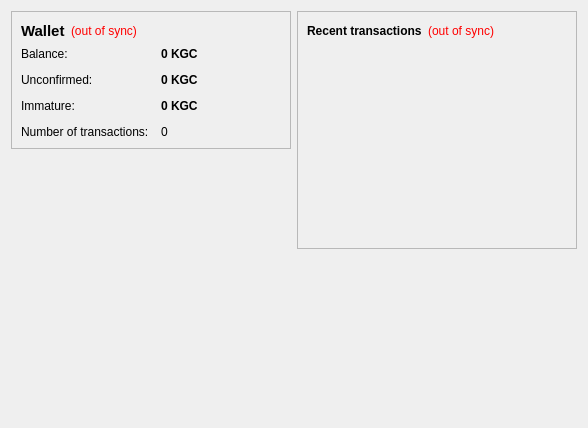
<?xml version="1.0" encoding="UTF-8"?>
<ui version="4.0">
 <class>OverviewPage</class>
 <widget class="QWidget" name="OverviewPage">
  <property name="geometry">
   <rect>
    <x>0</x>
    <y>0</y>
    <width>588</width>
    <height>428</height>
   </rect>
  </property>
  <property name="windowTitle">
   <string>Form</string>
  </property>
  <property name="layoutDirection">
   <enum>Qt::LeftToRight</enum>
  </property>
  <layout class="QHBoxLayout" name="horizontalLayout" stretch="1,1">
   <item>
    <layout class="QVBoxLayout" name="verticalLayout_2">
     <item>
      <widget class="QFrame" name="frame">
       <property name="frameShape">
        <enum>QFrame::StyledPanel</enum>
       </property>
       <property name="frameShadow">
        <enum>QFrame::Raised</enum>
       </property>
       <layout class="QVBoxLayout" name="verticalLayout_4">
        <item>
         <layout class="QHBoxLayout" name="horizontalLayout_4">
          <item>
           <widget class="QLabel" name="label_5">
            <property name="font">
             <font>
              <pointsize>11</pointsize>
              <weight>75</weight>
              <bold>true</bold>
             </font>
            </property>
            <property name="text">
             <string>Wallet</string>
            </property>
           </widget>
          </item>
          <item>
           <widget class="QLabel" name="labelWalletStatus">
            <property name="toolTip">
             <string>The displayed information may be out of date. Your wallet automatically synchronizes with the Krugercoin network after a connection is established, but this process has not completed yet.</string>
            </property>
            <property name="styleSheet">
             <string notr="true">QLabel { color: red; }</string>
            </property>
            <property name="text">
             <string notr="true">(out of sync)</string>
            </property>
            <property name="alignment">
             <set>Qt::AlignLeading|Qt::AlignLeft|Qt::AlignVCenter</set>
            </property>
           </widget>
          </item>
          <item>
           <spacer name="horizontalSpacer_2">
            <property name="orientation">
             <enum>Qt::Horizontal</enum>
            </property>
            <property name="sizeHint" stdset="0">
             <size>
              <width>40</width>
              <height>20</height>
             </size>
            </property>
           </spacer>
          </item>
         </layout>
        </item>
        <item>
         <layout class="QFormLayout" name="formLayout_2">
          <property name="fieldGrowthPolicy">
           <enum>QFormLayout::AllNonFixedFieldsGrow</enum>
          </property>
          <property name="horizontalSpacing">
           <number>12</number>
          </property>
          <property name="verticalSpacing">
           <number>12</number>
          </property>
          <item row="0" column="0">
           <widget class="QLabel" name="label">
            <property name="text">
             <string>Balance:</string>
            </property>
           </widget>
          </item>
          <item row="0" column="1">
           <widget class="QLabel" name="labelBalance">
            <property name="font">
             <font>
              <weight>75</weight>
              <bold>true</bold>
             </font>
            </property>
            <property name="cursor">
             <cursorShape>IBeamCursor</cursorShape>
            </property>
            <property name="toolTip">
             <string>Your current balance</string>
            </property>
            <property name="text">
             <string notr="true">0 KGC</string>
            </property>
            <property name="textInteractionFlags">
             <set>Qt::LinksAccessibleByMouse|Qt::TextSelectableByKeyboard|Qt::TextSelectableByMouse</set>
            </property>
           </widget>
          </item>
          <item row="1" column="0">
           <widget class="QLabel" name="label_3">
            <property name="text">
             <string>Unconfirmed:</string>
            </property>
           </widget>
          </item>
          <item row="1" column="1">
           <widget class="QLabel" name="labelUnconfirmed">
            <property name="font">
             <font>
              <weight>75</weight>
              <bold>true</bold>
             </font>
            </property>
            <property name="cursor">
             <cursorShape>IBeamCursor</cursorShape>
            </property>
            <property name="toolTip">
             <string>Total of transactions that have yet to be confirmed, and do not yet count toward the current balance</string>
            </property>
            <property name="text">
             <string notr="true">0 KGC</string>
            </property>
            <property name="textInteractionFlags">
             <set>Qt::LinksAccessibleByMouse|Qt::TextSelectableByKeyboard|Qt::TextSelectableByMouse</set>
            </property>
           </widget>
          </item>
          <item row="3" column="0">
           <widget class="QLabel" name="label_2">
            <property name="text">
             <string>Number of transactions:</string>
            </property>
           </widget>
          </item>
          <item row="3" column="1">
           <widget class="QLabel" name="labelNumTransactions">
            <property name="toolTip">
             <string>Total number of transactions in wallet</string>
            </property>
            <property name="text">
             <string notr="true">0</string>
            </property>
           </widget>
          </item>
          <item row="2" column="0">
           <widget class="QLabel" name="labelImmatureText">
            <property name="text">
             <string>Immature:</string>
            </property>
           </widget>
          </item>
          <item row="2" column="1">
           <widget class="QLabel" name="labelImmature">
            <property name="font">
             <font>
              <weight>75</weight>
              <bold>true</bold>
             </font>
            </property>
            <property name="toolTip">
             <string>Mined balance that has not yet matured</string>
            </property>
            <property name="text">
             <string notr="true">0 KGC</string>
            </property>
            <property name="textInteractionFlags">
             <set>Qt::LinksAccessibleByMouse|Qt::TextSelectableByKeyboard|Qt::TextSelectableByMouse</set>
            </property>
           </widget>
          </item>
         </layout>
        </item>
       </layout>
      </widget>
     </item>
     <item>
      <widget class="QLabel" name="label_6">
       <property name="text">
        <string/>
       </property>
       <property name="pixmap">
        <pixmap>../res/images/wallet.png</pixmap>
       </property>
      </widget>
     </item>
     <item>
      <spacer name="verticalSpacer">
       <property name="orientation">
        <enum>Qt::Vertical</enum>
       </property>
       <property name="sizeHint" stdset="0">
        <size>
         <width>20</width>
         <height>40</height>
        </size>
       </property>
      </spacer>
     </item>
    </layout>
   </item>
   <item>
    <layout class="QVBoxLayout" name="verticalLayout_3">
     <item>
      <widget class="QFrame" name="frame_2">
       <property name="frameShape">
        <enum>QFrame::StyledPanel</enum>
       </property>
       <property name="frameShadow">
        <enum>QFrame::Raised</enum>
       </property>
       <layout class="QVBoxLayout" name="verticalLayout">
        <item>
         <layout class="QHBoxLayout" name="horizontalLayout_2">
          <item>
           <widget class="QLabel" name="label_4">
            <property name="text">
             <string>&lt;b&gt;Recent transactions&lt;/b&gt;</string>
            </property>
           </widget>
          </item>
          <item>
           <widget class="QLabel" name="labelTransactionsStatus">
            <property name="toolTip">
             <string>The displayed information may be out of date. Your wallet automatically synchronizes with the Krugercoin network after a connection is established, but this process has not completed yet.</string>
            </property>
            <property name="styleSheet">
             <string notr="true">QLabel { color: red; }</string>
            </property>
            <property name="text">
             <string notr="true">(out of sync)</string>
            </property>
            <property name="alignment">
             <set>Qt::AlignRight|Qt::AlignTrailing|Qt::AlignVCenter</set>
            </property>
           </widget>
          </item>
          <item>
           <spacer name="horizontalSpacer">
            <property name="orientation">
             <enum>Qt::Horizontal</enum>
            </property>
            <property name="sizeHint" stdset="0">
             <size>
              <width>40</width>
              <height>20</height>
             </size>
            </property>
           </spacer>
          </item>
         </layout>
        </item>
        <item>
         <widget class="QListView" name="listTransactions">
          <property name="styleSheet">
           <string notr="true">QListView { background: transparent; }</string>
          </property>
          <property name="frameShape">
           <enum>QFrame::NoFrame</enum>
          </property>
          <property name="verticalScrollBarPolicy">
           <enum>Qt::ScrollBarAlwaysOff</enum>
          </property>
          <property name="horizontalScrollBarPolicy">
           <enum>Qt::ScrollBarAlwaysOff</enum>
          </property>
          <property name="selectionMode">
           <enum>QAbstractItemView::NoSelection</enum>
          </property>
         </widget>
        </item>
       </layout>
      </widget>
     </item>
     <item>
      <spacer name="verticalSpacer_2">
       <property name="orientation">
        <enum>Qt::Vertical</enum>
       </property>
       <property name="sizeHint" stdset="0">
        <size>
         <width>20</width>
         <height>40</height>
        </size>
       </property>
      </spacer>
     </item>
    </layout>
   </item>
  </layout>
 </widget>
 <resources/>
 <connections/>
</ui>
